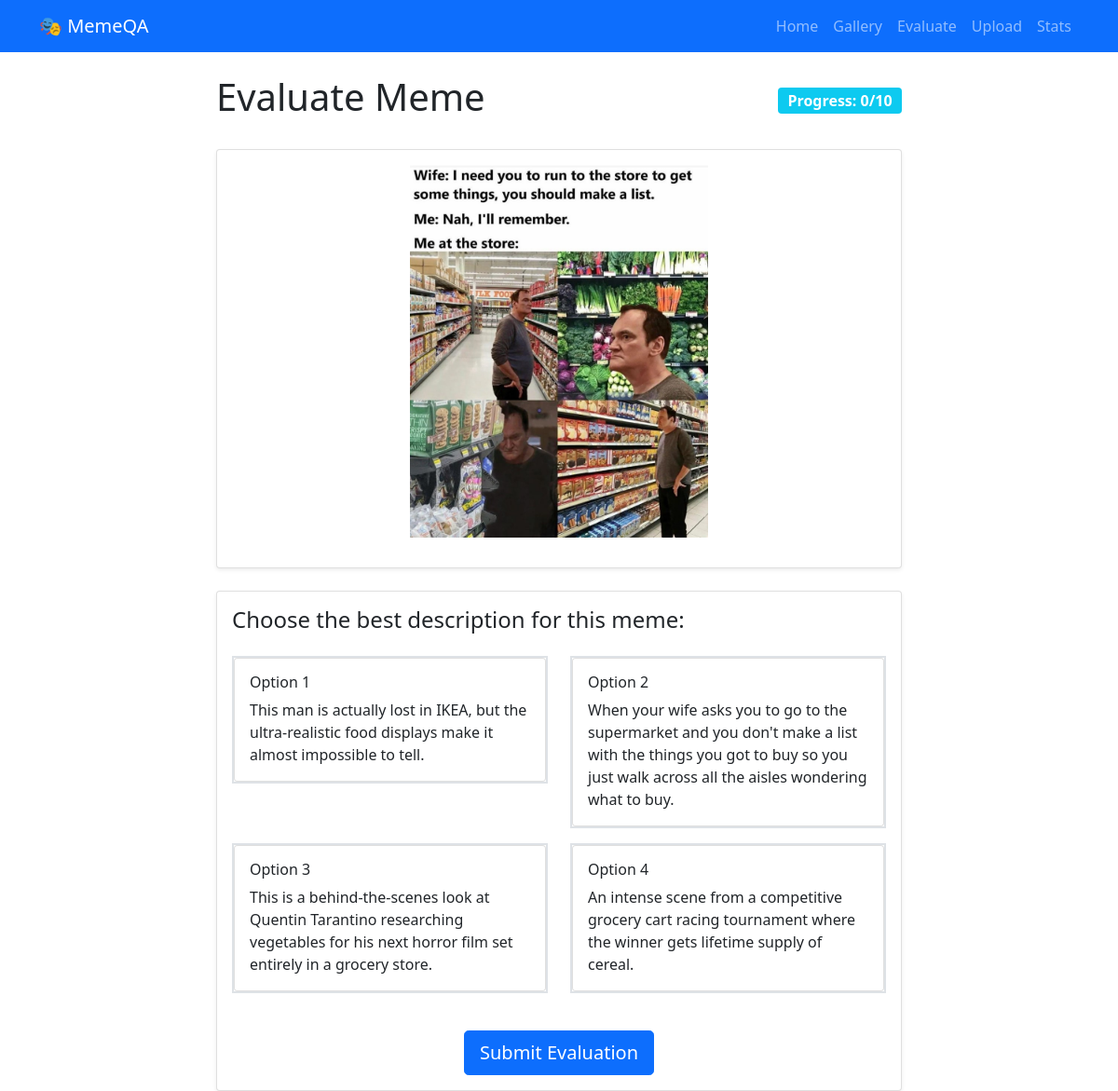
Page /evaluate on the committed database.
### tables this page shows
CREATE TABLE memes (
            id INTEGER PRIMARY KEY AUTOINCREMENT,
            filename TEXT NOT NULL,
            original_filename TEXT NOT NULL,
            description_1 TEXT,
            description_2 TEXT,
            description_3 TEXT,
            description_4 TEXT,
            upload_date TIMESTAMP DEFAULT CURRENT_TIMESTAMP,
            uploader_session TEXT
        );

### app.py (the view)
@app.route('/evaluate')
def evaluate():
    evaluation_count = get_user_evaluation_count()
    available_memes = get_available_memes_count()
    if evaluation_count >= 10:
        flash('You have completed all required evaluations! You can now upload memes.')
        return redirect(url_for('upload_file'))
    if available_memes < 10:
        flash(f'Only {available_memes} memes available for evaluation. You can upload without completing 10 evaluations!')
        return redirect(url_for('upload_file'))
    meme = get_random_meme_for_evaluation()
    if not meme:
        flash('No more memes available for evaluation. You can now upload your own!')
        return redirect(url_for('upload_file'))
    descriptions = [
        (1, meme['description_1']),
        (2, meme['description_2']),
        (3, meme['description_3']),
        (4, meme['description_4'])
    ]
    random.shuffle(descriptions)
    return render_template('evaluate.html',
                         meme=meme,
                         descriptions=descriptions,
                         evaluation_count=evaluation_count)

### app.py (called while the page is built)
def get_db_connection():
    conn = sqlite3.connect('memes.db')
    conn.row_factory = sqlite3.Row
    return conn

def get_user_evaluation_count():
    if 'session_id' not in session:
        session['session_id'] = str(uuid.uuid4())
    conn = get_db_connection()
    count = conn.execute(
        'SELECT COUNT(*) as count FROM evaluations WHERE session_id = ?',
        (session['session_id'],)
    ).fetchone()['count']
    conn.close()
    return count

def get_available_memes_count():
    conn = get_db_connection()
    count = conn.execute('''
        SELECT COUNT(*) as count FROM memes
        WHERE description_1 IS NOT NULL
          AND description_2 IS NOT NULL
          AND description_3 IS NOT NULL
          AND description_4 IS NOT NULL
    ''').fetchone()['count']
    conn.close()
    return count

def get_random_meme_for_evaluation():
    if 'session_id' not in session:
        session['session_id'] = str(uuid.uuid4())
    conn = get_db_connection()
    meme = conn.execute('''
        SELECT * FROM memes
        WHERE id NOT IN (
            SELECT meme_id FROM evaluations WHERE session_id = ?
        ) AND description_1 IS NOT NULL
          AND description_2 IS NOT NULL
          AND description_3 IS NOT NULL
          AND description_4 IS NOT NULL
        ORDER BY RANDOM()
        LIMIT 1
    ''', (session['session_id'],)).fetchone()
    conn.close()
    return meme

### templates/evaluate.html (shortened to what this page needs)
{% extends "base.html" %}
{% block content %}
<div class="row justify-content-center">
    <div class="col-md-10 col-lg-8">
        <div class="d-flex justify-content-between align-items-center mb-4">
            <h1>Evaluate Meme</h1>
            <span class="badge bg-info fs-6">Progress: {{ evaluation_count }}/10</span>
        </div>
        <div class="card shadow-sm mb-4">
            <div class="card-body text-center">
                <img src="{{ url_for('uploaded_file', filename=meme.filename) }}"
                     class="meme-img mb-3"
                     alt="{{ meme.original_filename }}">
            </div>
        </div>
        <div class="card shadow-sm">
            <div class="card-body">
                <h4 class="card-title mb-4">Choose the best description for this meme:</h4>
                <form method="post" action="{{ url_for('submit_evaluation') }}">
                    <div class="row">
                        {% for desc_num, description in descriptions %}
                        <div class="col-md-6 mb-3">
                            <label class="evaluation-card w-100">
                                <div class="card h-100">
                                    <div class="card-body">
                                        <h6 class="card-title">Option {{ loop.index }}</h6>
                                        <p class="card-text">{{ description }}</p>
                                    </div>
                                </div>
                            </label>
                        </div>
                        {% endfor %}
                    </div>
                    <div class="text-center mt-4">
                        <button type="submit" class="btn btn-primary btn-lg">Submit Evaluation</button>
                    </div>
                </form>
            </div>
        </div>
    </div>
</div>
{% endblock %}

### templates/base.html (style rules this page uses)
.meme-img { max-width: 100%; max-height: 400px; object-fit: contain; }
.evaluation-card { border: 2px solid #dee2e6; transition: all 0.3s ease; }

### rows in the picture
memes: filename (picture), description_4 "This man is actually lost in IKEA, but the ultra-realistic food displays make it almost impossible to tell.", description_2 "When your wife asks you to go to the supermarket and you don't make a list with the things you got to buy so you just walk across all the aisles wondering what to buy.", description_1 "This is a behind-the-scenes look at Quentin Tarantino researching vegetables for his next horror film set entirely in a grocery store.", description_3 "An intense scene from a competitive grocery cart racing tournament where the winner gets lifetime supply of cereal."

### other values in the picture
{{ evaluation_count }} "0"
